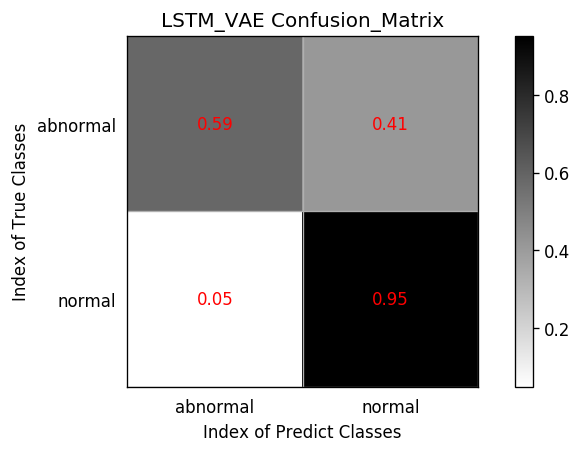

Write the Python code that produced this figure.
# -*- coding: utf-8 -*-
"""
One simple Implementation of LSTM_VAE based algorithm for Anomaly Detection in for Time Series;

Author: Schindler Liang

Reference:
    https://www.researchgate.net/publication/304758073_LSTM-based_Encoder-Decoder_for_Multi-sensor_Anomaly_Detection
    https://github.com/twairball/keras_lstm_vae
    https://arxiv.org/pdf/1711.00614.pdf
    
"""
import pandas as pd
import numpy as np
import tensorflow as tf
#from tensorflow.contrib.rnn import LayerNormBasicLSTMCell, DropoutWrapper
from tensorflow.nn.rnn_cell import MultiRNNCell, LSTMCell
import matplotlib.pyplot as plt
from sklearn.metrics import confusion_matrix
def lrelu(x, leak=0.2, name='lrelu'):
	return tf.maximum(x, leak*x)

def lstm_unit(unit_number,is_train=False): 
    lstm_cell = LSTMCell(unit_number, name='basic_lstm_cell',initializer=tf.contrib.layers.xavier_initializer(),state_is_tuple=True)               
    return lstm_cell

class LSTM_VAE(object):
    def __init__(self,input_dim,z_dim,time_steps,outlier_fraction):
        self.outlier_fraction = outlier_fraction
        self.n_hidden = 32
        self.batch_size = 32
        self.learning_rate = 0.0005
        self.train_iters = 60000
        
        self.input_dim = input_dim
        self.z_dim = z_dim
        self.time_steps = time_steps
    
        self.pointer = 0 
        self.anomaly_score = 0
        self.sess = tf.Session()
        self._build_network()
        self.sess.run(tf.global_variables_initializer())
        
    def _build_network(self):
        with tf.variable_scope('ph',reuse=tf.AUTO_REUSE):
            self.X = tf.placeholder(tf.float32,shape=[None,self.time_steps,self.input_dim],name='input_X')
        
        with tf.variable_scope('encoder'):
            en_lstm_cells = MultiRNNCell([lstm_unit(unit,self.is_train) for unit in [self.n_hidden,self.n_hidden]],state_is_tuple=True)
            outputs,_ = tf.nn.dynamic_rnn(en_lstm_cells, self.X, dtype=tf.float32)
            outputs = tf.reshape(outputs,[tf.shape(self.X)[0],self.time_steps*self.n_hidden])
            mu_z = tf.layers.dense(outputs,self.z_dim,activation=lrelu)
            sigma_z = tf.layers.dense(outputs,self.z_dim,activation=tf.nn.softplus)
            
        with tf.variable_scope('decoder'):
            sample_op = lambda x: mu_z + sigma_z * tf.random_normal(tf.shape(mu_z),0,1,dtype=tf.float32)
            sample_Z = tf.map_fn(sample_op,np.arange(self.time_steps).astype(np.float32))
            sample_Z = tf.transpose(sample_Z,[1,0,2])
            de_lstm_cells = MultiRNNCell([lstm_unit(unit,self.is_train) for unit in [self.n_hidden,self.input_dim]],state_is_tuple=True)
            self.recons_X,_ = tf.nn.dynamic_rnn(de_lstm_cells, sample_Z, dtype=tf.float32)

 
        with tf.variable_scope('loss'):
            recons_loss = tf.losses.mean_squared_error(self.X, self.recons_X)
            kl_loss = - 0.5 * tf.reduce_mean(1 + sigma_z - tf.square(mu_z) - tf.exp(sigma_z))
            self.opt_loss = recons_loss + kl_loss
            reduce_dims = np.arange(1,tf.keras.backend.ndim(self.X))
            self.all_losses = tf.reduce_sum(tf.square(self.X - self.recons_X),reduction_indices=reduce_dims)

        with tf.variable_scope('train'):
            self.uion_train_op = tf.train.AdamOptimizer(self.learning_rate).minimize(self.opt_loss)
            
            
    def train(self,train_X):
        for i in range(self.train_iters):            
            this_X = self._fetch_data(train_X)
            self.sess.run([self.uion_train_op],feed_dict={
                    self.X: this_X
                    })
            if i % 50 ==0:
                mse_loss = self.sess.run([self.opt_loss],feed_dict={
                    self.X: train_X
                    })
                print('round {}: with loss: {}'.format(i,mse_loss))
        self._arange_score(train_X)   
        
    def _fetch_data(self,train_X):
        if train_X.shape[0] < self.batch_size:
            return_train = train_X
        else:
            if (self.pointer + 1) * self.batch_size >= train_X.shape[0]-1:
                self.pointer = 0
                return_train = train_X[self.pointer * self.batch_size:,]
            else:
                self.pointer = self.pointer + 1
                return_train = train_X[self.pointer * self.batch_size:(self.pointer + 1) * self.batch_size,]
        if return_train.ndim < train_X.ndim:
            return_train = np.expand_dims(return_train,0)
        return return_train
    
    def _arange_score(self,input_data):       
        input_all_losses = self.sess.run(self.all_losses,feed_dict={
                self.X: input_data                
                })
        self.anomaly_score = np.percentile(input_all_losses,(1-self.outlier_fraction)*100)
       
    def judge(self,test):
        result = np.array([])
        for index in range(test.shape[0]):
            this_X = test[index][np.newaxis,:,:]
            this_loss = self.sess.run(self.all_losses,feed_dict={
                    self.X: this_X                
                    })
            if float(this_loss) >= self.anomaly_score:
                result = np.append(result,-1)
            else:
                result = np.append(result,1)
        return result

def plot_confusion_matrix(y_true, y_pred, labels,title):
    cmap = plt.cm.binary
    cm = confusion_matrix(y_true, y_pred)
    tick_marks = np.array(range(len(labels))) + 0.5
    np.set_printoptions(precision=2)
    cm_normalized = cm.astype('float') / cm.sum(axis=1)[:, np.newaxis]
    plt.figure(figsize=(8, 4), dpi=120)
    ind_array = np.arange(len(labels))
    x, y = np.meshgrid(ind_array, ind_array)
    intFlag = 0 
    for x_val, y_val in zip(x.flatten(), y.flatten()):
        #

        if (intFlag):
            c = cm[y_val][x_val]
            plt.text(x_val, y_val, "%d" % (c,), color='red', fontsize=10, va='center', ha='center')

        else:
            c = cm_normalized[y_val][x_val]
            if (c > 0.01):
                plt.text(x_val, y_val, "%0.2f" % (c,), color='red', fontsize=10, va='center', ha='center')
            else:
                plt.text(x_val, y_val, "%d" % (0,), color='red', fontsize=10, va='center', ha='center')
    if(intFlag):
        plt.imshow(cm, interpolation='nearest', cmap=cmap)
    else:
        plt.imshow(cm_normalized, interpolation='nearest', cmap=cmap)
    plt.gca().set_xticks(tick_marks, minor=True)
    plt.gca().set_yticks(tick_marks, minor=True)
    plt.gca().xaxis.set_ticks_position('none')
    plt.gca().yaxis.set_ticks_position('none')
    plt.grid(True, which='minor', linestyle='-')
    plt.gcf().subplots_adjust(bottom=0.15)
    plt.title(title)
    plt.colorbar()
    xlocations = np.array(range(len(labels)))
    plt.xticks(xlocations, labels)
    plt.yticks(xlocations, labels)
    plt.ylabel('Index of True Classes')
    plt.xlabel('Index of Predict Classes')
    plt.show()
    
def main():
    train = np.load('dataset/lstm_train.npy')
    lstm_vae = LSTM_VAE(1,30,6,0.05)
    
    lstm_vae.train(train)
    test = np.load('dataset/lstm_test.npy')
    test_label = np.load('dataset/lstm_test_label.npy')
       
    predict_label = lstm_vae.judge(test)
    plot_confusion_matrix(test_label, predict_label, ['abnormal','normal'],'LSTM_VAE Confusion_Matrix')


if __name__ == '__main__':
    main()
